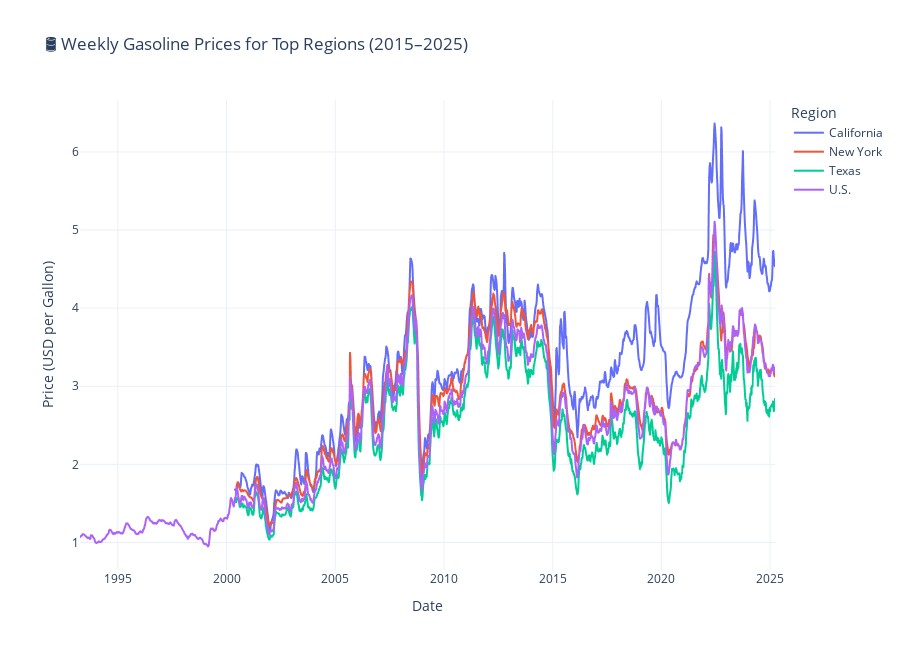

Source (notebook cell):
### Code cell
top_regions = ["California", "Texas", "New York", "U.S."]
df_filtered = df_all[df_all["region"].isin(top_regions)]

fig = px.line(
    df_filtered,
    x="period",
    y="value",
    color="region",
    title="🛢️ Weekly Gasoline Prices for Top Regions (2015–2025)",
    labels={"value": "Price (USD per Gallon)", "period": "Date", "region": "Region"},
    template="plotly_white"
)
fig.update_layout(
    legend_title_text='Region',
    hovermode="x unified",
    height=650
)
fig.show()

### Figure 1 — Plotly figure (JSON) as saved in the notebook; plotly's stock layout.template omitted (floating-point values rounded to 4 significant figures; data arrays with more than 128 entries replaced by an {"elided": "..."} marker saying what was removed)
{"data": [{"hovertemplate": "Region=California<br>Date=%{x}<br>Price (USD per Gallon)=%{y}<extra></extra>", "legendgroup": "California", "line": {"color": "#636efa", "dash": "solid"}, "marker": {"symbol": "circle"}, "mode": "lines", "name": "California", "showlegend": true, "type": "scattergl", "x": {"elided": "1297 str values"}, "xaxis": "x", "y": {"elided": "1297 float values"}, "yaxis": "y"}, {"hovertemplate": "Region=New York<br>Date=%{x}<br>Price (USD per Gallon)=%{y}<extra></extra>", "legendgroup": "New York", "line": {"color": "#EF553B", "dash": "solid"}, "marker": {"symbol": "circle"}, "mode": "lines", "name": "New York", "showlegend": true, "type": "scattergl", "x": {"elided": "1295 str values"}, "xaxis": "x", "y": {"elided": "1295 float values"}, "yaxis": "y"}, {"hovertemplate": "Region=Texas<br>Date=%{x}<br>Price (USD per Gallon)=%{y}<extra></extra>", "legendgroup": "Texas", "line": {"color": "#00cc96", "dash": "solid"}, "marker": {"symbol": "circle"}, "mode": "lines", "name": "Texas", "showlegend": true, "type": "scattergl", "x": {"elided": "1295 str values"}, "xaxis": "x", "y": {"elided": "1295 float values"}, "yaxis": "y"}, {"hovertemplate": "Region=U.S.<br>Date=%{x}<br>Price (USD per Gallon)=%{y}<extra></extra>", "legendgroup": "U.S.", "line": {"color": "#ab63fa", "dash": "solid"}, "marker": {"symbol": "circle"}, "mode": "lines", "name": "U.S.", "showlegend": true, "type": "scattergl", "x": {"elided": "1669 str values"}, "xaxis": "x", "y": {"elided": "1669 float values"}, "yaxis": "y"}], "layout": {"height": 650, "hovermode": "x unified", "legend": {"title": {"text": "Region"}, "tracegroupgap": 0}, "title": {"text": "🛢️ Weekly Gasoline Prices for Top Regions (2015–2025)"}, "xaxis": {"anchor": "y", "domain": [0, 1], "title": {"text": "Date"}}, "yaxis": {"anchor": "x", "domain": [0, 1], "title": {"text": "Price (USD per Gallon)"}}}}
